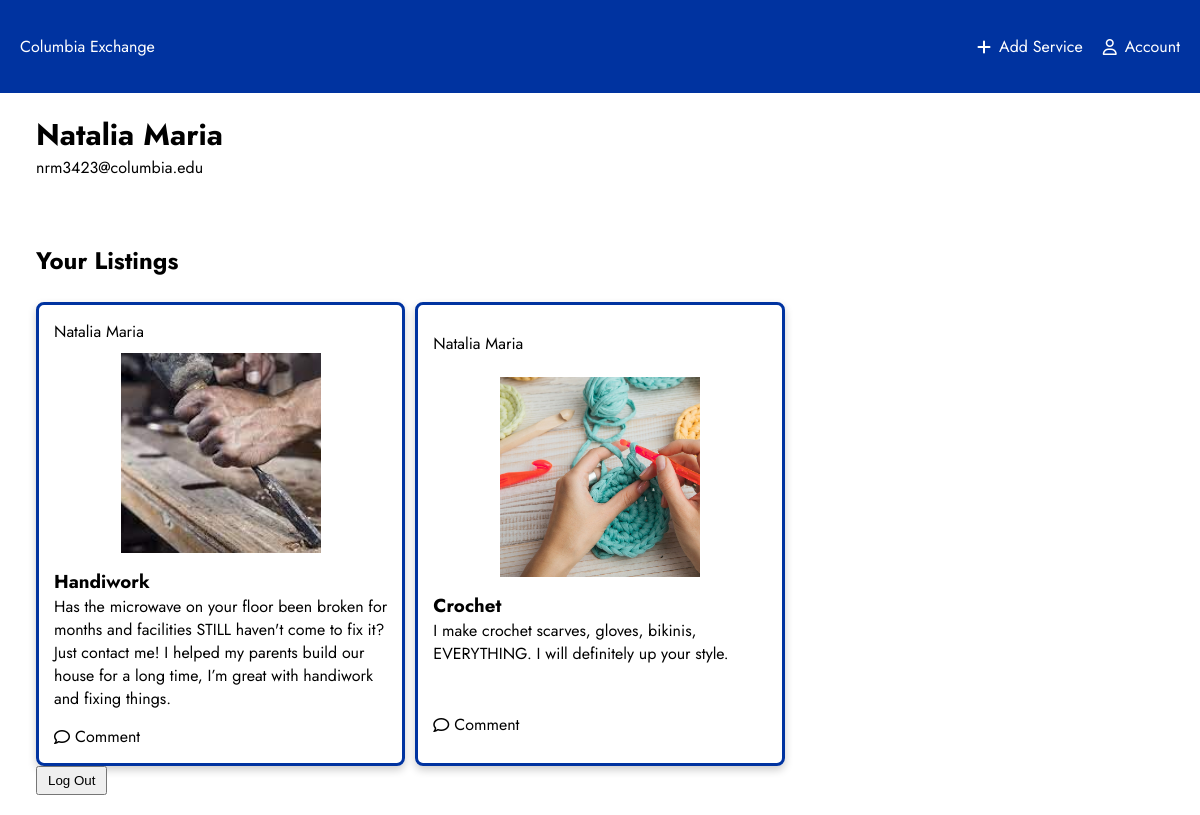
The page /account (signed in) on the database its author committed.
### server.py (models this page shows)
class User(db.Model):
    id = db.Column(db.Integer, primary_key=True)
    username = db.Column(db.String(20), nullable=False, unique=True)
    email = db.Column(db.String(50), nullable=False, unique=True)
    passwordhash = db.Column(db.String(80), nullable=False, unique=True)
    services = db.relationship('Service', backref='creator', lazy=True)
    user_comments = db.relationship('Comment', backref='commentor', lazy=True)

class Service(db.Model):
    id = db.Column(db.Integer, primary_key=True)
    title = db.Column(db.String(50), unique=True, nullable=False)
    description = db.Column(db.String(500), nullable=False)
    image_file = db.Column(db.String(50), nullable=False, default='/static/images/image_placeholder.png')
    creator_id = db.Column(db.Integer, db.ForeignKey('user.id'), nullable=False)
    service_comments = db.relationship('Comment', backref='service', lazy=True)

### server.py (the view)
@app.route('/account')
@login_required
def account():
    user = User.query.filter_by(id=session['user_id']).first()
    if not user:
        return apology("User not found")
    return render_template('account.html', user=user, services=user.services)

### helpers.py (called while the page is built)
def login_required(f):
    @wraps(f)
    def decorated_function(*args, **kwargs):
        if session.get("user_id") is None:
            return redirect("/login")
        return f(*args, **kwargs)
    return decorated_function

### templates/account.html (shortened to what this page needs)
{% extends 'layout.html' %}
{% block content %}
<section id="account-details">
    <div class="details">
        <h1>{{ user.username }}</h1>
        <p>{{ user.email }}</p>
    </div>
</section>
<section id="my-listings">
    <h1>Your Listings</h1>
    <div class="listing-grid">
        {% for service in services %}
            <div class="card" id="{{ service.id }}">
                <div class="card-header">
                    <p class="profile-name">{{ service.creator.username }}</p>
                </div>
                <div class="card-img">
                    <img class="cropped" src="{{ service.image_file }}">
                </div>
                <div class="card-body">
                    <h3>{{ service.title }}</h3>
                    <p>{{ service.description }}</p>
                </div>
                <div class="card-footer">
                    <i class="fa-regular fa-comment"></i>
                    <p>Comment</p>
                </div>
            </div>
        {% endfor %}
    </div>
</section>
<form>
    <button formaction="/logout">Log Out</button>
</form>
{% endblock %}

### static/main.css (style rules this page uses)
* { margin: 0; padding: 0; }
:root { --primary-color: #0033A0; --white-color: #FFFFFF; --grey-color: #C4C4C4; }
body { font-family: 'Jost', sans-serif; }
img { width: 100%; height: 100%; }
#search input, button { padding: 5px 10px 5px 10px; }
.card { border: 3px solid var(--primary-color); box-shadow: 0 4px 8px 0 rgba(0,0,0,0.2); border-radius: 8px; display: flex; flex-direction: column; padding: 15px; gap: 10px; }
.card-img { display: flex; justify-content: center; }
.card-header { display: flex; flex-direction: row; align-items: center; gap: 10px; height: 25%; }
.card-body { margin: 5px 0px 5px 0px; height: 50%; }
.card-footer { display: flex; gap: 5px; align-items: center; cursor: pointer; height: 25%; }
.listing-grid { display: grid; grid-template-columns: repeat(auto-fill, minmax(250px, 1fr)); gap: 10px; }
.cropped { width: 200px; height: 200px; object-fit: cover; object-position: 20% 10%; }
#account-details { display: flex; gap: 20px; align-items: center; }
#my-listings { margin-top: 8vh; }
#my-listings h1 { margin-bottom: 3vh; }
@media (min-width: 800px) { #account-details { gap: 50px; } }
@media (min-width: 800px) { .details > h1 { font-size: 30px; } }
@media (min-width: 800px) { .listing-grid { grid-template-columns: repeat(auto-fill, minmax(300px, 1fr)); } }

### rows shown on the page
User: username "Natalia Maria", email "nrm3423@columbia.edu"
Service: creator.username "Natalia Maria", image_file (picture), title "Handiwork", description "Has the microwave on your floor been broken for months and facilities STILL haven't come to fix it? Just contact me! I helped my parents build our house for a long time, I’m great with handiwork and fixing things."
Service: creator.username "Natalia Maria", image_file (picture), title "Crochet", description "I make crochet scarves, gloves, bikinis, EVERYTHING. I will definitely up your style."
